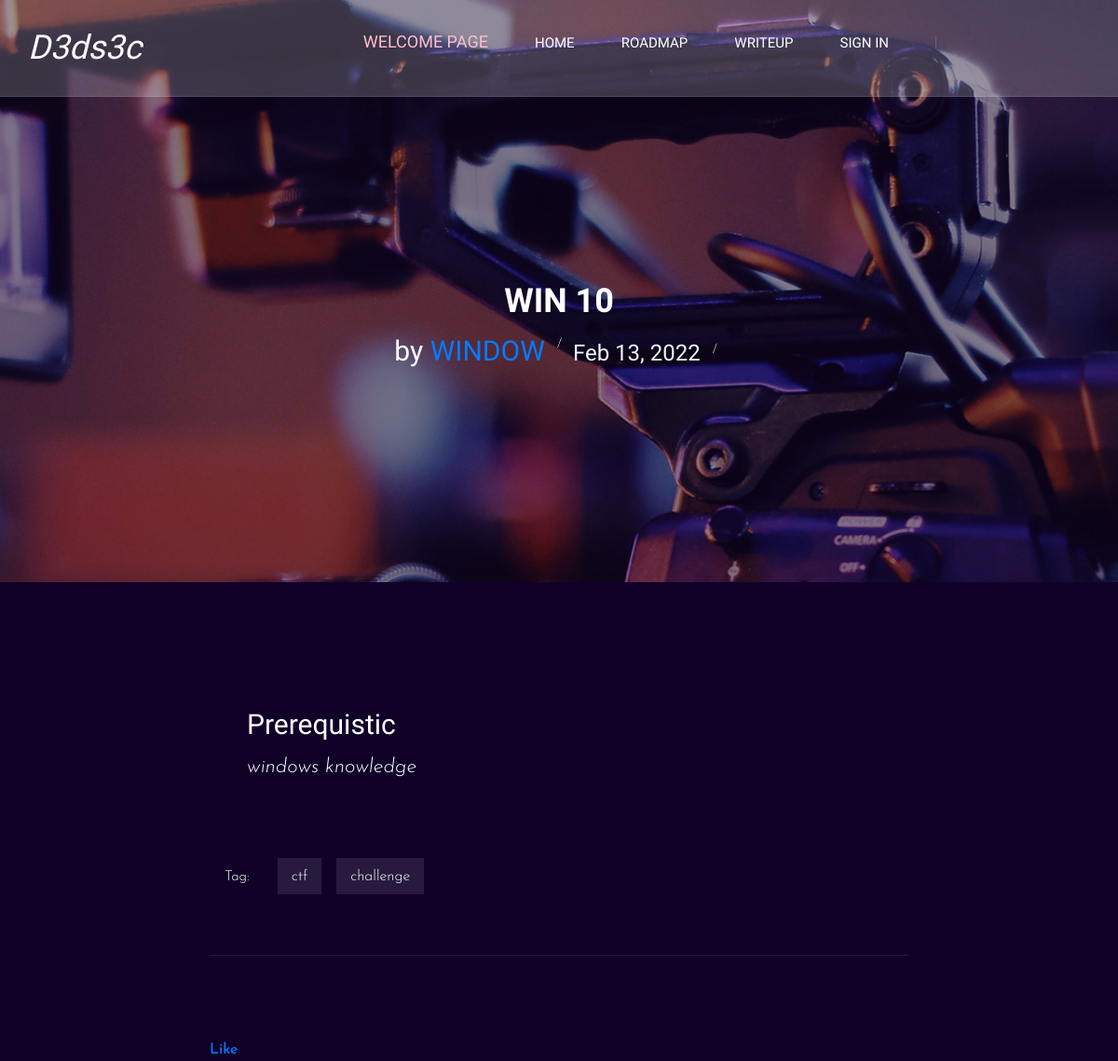
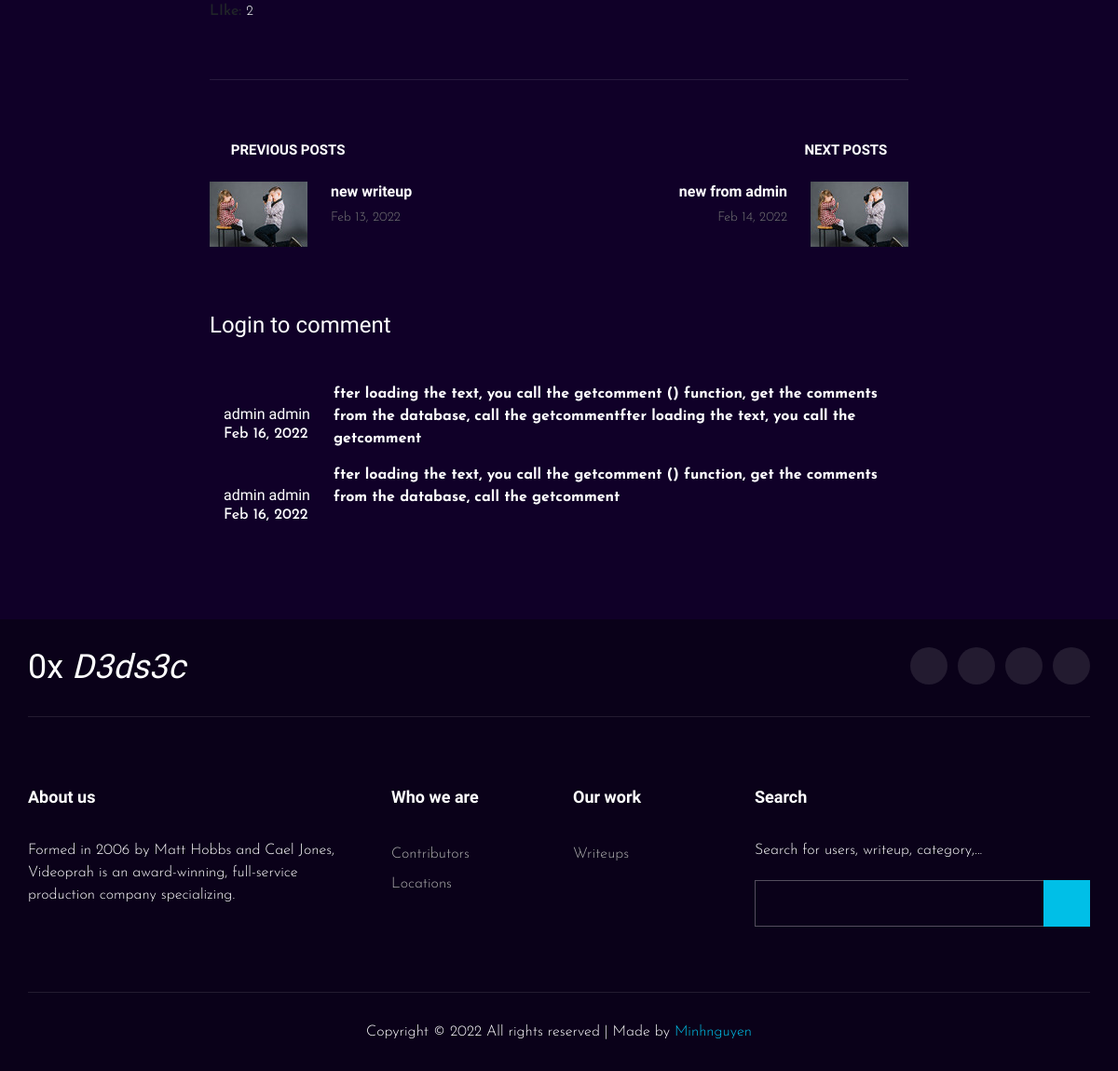
Screenshot of /dedsec/writeup/24/ with the database file from the repository (2 pictures, top to bottom).
### writeup/models.py (models this page shows, shortened)
class Writeup(models.Model):
    like = models.ManyToManyField(User,related_name='like')
    title = models.CharField(max_length=100)
    prerequis =  RichTextUploadingField(blank=True, null=True)
    content_upload = RichTextUploadingField(blank=True, null=True)
    cate = models.ManyToManyField(Cate, related_name='writeup')
    date_create = models.DateTimeField(default = timezone.now)
    author = models.ForeignKey(User, on_delete=models.CASCADE,related_name='writeup')

class Cate(models.Model):
    tag = models.CharField(default='challenge',max_length=100)
    def __str__(self):
        return self.tag

class Commment(models.Model):
    writeup = models.ForeignKey(Writeup, on_delete=models.CASCADE, related_name='cmt')
    date = models.DateTimeField(default=timezone.now)
    content = models.TextField()
    user = models.ForeignKey(User, on_delete=models.CASCADE, related_name='cmt',null=True)

### writeup/views.py (the view)
class WriteupDetail(DetailView):
    model = Writeup
    context_object_name = 'post'

### writeup/templates/writeup/writeup_detail.html (shortened to what this page needs)
{%extends 'writeup/base.html'%}
{%load static%}
{% block content %}
    <header class="header">
        <div class="container">
            <div class="row">
                <div class="col-lg-2">
                    <div class="header__logo">
                        <a href="{%url 'wuhpage'%}" style="color: white;"><h2 style="color: white;"><em> D3ds3c</em> </h2></a>
                    </div>
                </div>
                <div class="col-lg-10">
                    <div class="header__nav__option">
                        <nav class="header__nav__menu mobile-menu">
                            <ul>
                                <li style="color: red;"><a href="{%url 'welcomehome'%}" > <h5 style="color: pink;">Welcome page</h5></a></li>
                                <li ><a href="{%url 'wuhpage'%}">Home</a></li>
                                <li ><a href="#">Roadmap</a></li>
                                <li><a href="{%url 'writeup'%}">Writeup</a>
                                </li>
                                {%if user.is_authenticated%}
                                <li><a href="#">Hello, {{user.first_name}}</a>
                                    <ul class="dropdown">
                                        <li><a href="{%url 'profile' user.id%}">Profile</a></li>
                                        <li><a href="{% url 'logout'%}">Log out</a></li>
                                    </ul>
                                </li>
                                {%else%}
                                <li>
                                    <a href="{% url 'login'%}">Sign in</a>
                                </li>
                                {%endif%}
                        </nav>
                        <div class="header__nav__social">
                            <a href="https://www.facebook.com/profile.php?id=100068404994823"><i class="fa fa-facebook"></i></a>
                            <a href="https://twitter.com/phong20031"><i class="fa fa-twitter"></i></a>
                            <a href="https://www.instagram.com/_minh_nguyn/?hl=en"><i class="fa fa-instagram"></i></a>
                            <a href="https://zalo.me/0377075126"><i class="fa fa-youtube-play"></i></a>
                        </div>
                    </div>
                </div>
            </div>
        </div>
    </header>
    <section class="blog-hero spad set-bg" data-setbg="{%static 'writeup/img/blog/blog-hero.jpg'%}">
        <div class="container">
            <div class="row d-flex justify-content-center">
                <div class="col-lg-8">
                    <div class="blog__hero__text">
                        <h2>{{post.title}}</h2>
                        <ul>
                             <li><h3 style="color: white;"> by<span> <a  href="{%url 'profile' post.author.id%}">{{post.author.first_name}}</a> </span></h3></li>
                            <li><h4 style="color:aliceblue;">{{post.date_create|date:"M d, Y"}}</h4> </li>
                        </ul>
                    </div>
                </div>
            </div>
        </div>
    </section>
    <div class="blog-details spad">
        <div class="container">
            <div class="row d-flex justify-content-center">
                <div class="col-lg-8">
                    <div class="blog__details__content">
                        <div class="blog__details__quote">
                                <h3 style="color: white;"> Prerequistic</h3>
                            <p style="color: white;">    {{post.prerequis | safe}}</p>
                        </div>
                        <div class="blog__details__tags">
                            <span><i class="fa fa-tag"></i> Tag:</span>
                            {%for tag in post.cate.all%}
                            <a href="{%url 'catedetail' tag%}">{{tag}}</a>
                            {%endfor%}
                        </div>
                      <br>
                         {%if user.is_authenticated%}
                            {%if user in post.like.all%}
                            <a name="{{ post.id }}" style="font-size:48px;color: blue;cursor:pointer;" class="likin" id="co"><i class="fa fa-thumbs-up" aria-hidden="true"></i></a>
                           {%else%}
                            <a name="{{ post.id }}" style="font-size:48px;color: black;cursor:pointer;" class="likin" id="co"><i class="fa fa-thumbs-up" aria-hidden="true"></i></a>
                        {%endif%}
                        {%else%}
                        <a href="{%url 'login'%}">Like</a>
                         {%endif%}
                        <div class="blog__details__tags">
                          LIke: <span id="likenum">  {{post.like.count}}</span>
                        </div>
                        <div class="blog__details__option">
                            <div class="row">
                                {%if post.get_previous_by_date_create%}
                                <div class="col-lg-6 col-md-6 col-sm-6">
                                    <a href="{%url 'writeupdetail' post.get_previous_by_date_create.id%}" class="blog__details__option__item">
                                        <h5><i class="fa fa-angle-left"></i> Previous posts</h5>
                                        <div class="blog__details__option__item__img">
                                            <img src="{% static 'writeup/img/blog/prev.jpg'%}" alt="">
                                        </div>
                                        <div class="blog__details__option__item__text">
                                            <h6>{{post.get_previous_by_date_create.title}}</h6>
                                            <span>{{post.get_previous_by_date_create.date_create| date:"M d, Y"}}</span>
                                        </div>
                                    </a>
                                </div>
                                {%endif%}
                                {%if post.get_next_by_date_create%}
                                {%if not post.get_previous_by_date_create%}
                                <div class="col-lg-6 col-md-6 col-sm-6">
                                    <a href="{%url 'writeupdetail' post.get_next_by_date_create.id%}" class="blog__details__option__item">
                                        <h5><i class="fa fa-angle-left"></i> Next posts</h5>
                                        <div class="blog__details__option__item__img">
                                            <img src="{% static 'writeup/img/blog/prev.jpg'%}" alt="">
                                        </div>
                                        <div class="blog__details__option__item__text">
                                            <h6>{{post.get_next_by_date_create.title}}</h6>
                                            <span>{{post.get_next_by_date_create.date_create| date:"M d, Y"}}</span>
                                        </div>
                                    </a>
                                </div>
                                {%else%}
                                <div class="col-lg-6 col-md-6 col-sm-6">
                                    <a href="{%url 'writeupdetail' post.get_next_by_date_create.id%}" class="blog__details__option__item blog__details__option__item--right">
                                        <h5>Next posts <i class="fa fa-angle-right"></i></h5>
                                        <div class="blog__details__option__item__img">
                                            <img src="{% static 'writeup/img/blog/prev.jpg'%}" alt="">
                                        </div>
                                        <div class="blog__details__option__item__text">
                                            <h6>{{post.get_next_by_date_create.title}}</h6>
                                            <span>{{post.get_next_by_date_create.date_create| date:"M d, Y"}}</span>
                                        </div>
                                    </a>
                                </div>
                                {%endif%}
                                {%endif%}
                            </div>
                        </div>
                        {%if user.is_authenticated%}
                        <div class="blog__details__comment">
                            <h4>Leave a comment</h4>
                                <textarea id="textarea" rows="10"></textarea>
                                <button id="cmt" type="submit" class="site-btn" value="{{post.id}}" >Send Message</button>
                        </div>
                        {%else%}
                        <h4 class="blog__details__comment">Login to comment</h4>
                        {%endif%}
                        <br>
                        <br>
                        {%for cmt in post.cmt.all|dictsortreversed:"date"%}
                        <div class="col-lg-6 col-md-6 col-sm-6" style="max-width: max-content;">
                            <div class="blog__details__option__item__img" style="">
                                <a href="{%url 'profile' cmt.user.id%}"> <h6>{{cmt.user.first_name}} {{cmt.user.last_name}}</h6></a>
                                <span style="color: white;">{{cmt.date|date:"M d, Y"}}</span>
                            </div>
                            <p >
                            {{cmt.content}}
                            </p>
                        </div>
                        {%endfor%}
                    </div>
                </div>
            </div>
        </div>
    </div>
    {% endblock %}

### rows the page displays
Writeup: title "WIN 10", author.first_name "WINDOW", date_create "Feb 13, 2022", prerequis "windows knowledge", like.count "2", get_previous_by_date_create "new writeup", get_previous_by_date_create.date_create "Feb 13, 2022", get_next_by_date_create "new from admin", get_next_by_date_create.date_create "Feb 14, 2022"
Cate: tag "ctf"
Cate: tag "challenge"
Commment: user.first_name "admin", user.last_name "admin", date "Feb 16, 2022", content "fter loading the text, you call the getcomment () function, get the comments from the database, call the getcommentfter loading the text, you call the getcomment"
Commment: user.first_name "admin", user.last_name "admin", date "Feb 16, 2022", content "fter loading the text, you call the getcomment () function, get the comments from the database, call the getcomment"
